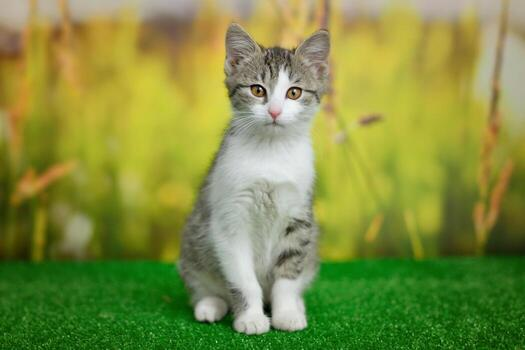
#> input picture opencv/Photos/cat.jpg, 525 x 350 px, found by its file name
$ python thresh.py
#> lines starting #> are read from the running program, lines starting #| are printed output that depends on the picture; after the words box and inside, x2 and y2 are one past the last pixel; in counts of white or black regions, pixels touching at a corner belong together
import cv2 as cv

img = cv.imread('/Users/vishwanathmaheshwary/opencv/learning-computer-vision/opencv/Photos/cat.jpg')
#> img is the input picture: shape (350, 525, 3); mean B, G, R 66.2, 142.5, 129.8
cv.imshow('og image',img)

# thresholding : binary realisation of an image
# take an image and convert it to a binary img where pixels are 0(black) / 255(white)
# take an img and a "thresholding" value
# and compare each pixel of the img to the threshold value
# if the pixel intensity is less than the threshold value -> set the pixel intensity =0
# if its above, we set it to 255(white)

gray = cv.cvtColor(img, cv.COLOR_BGR2GRAY)
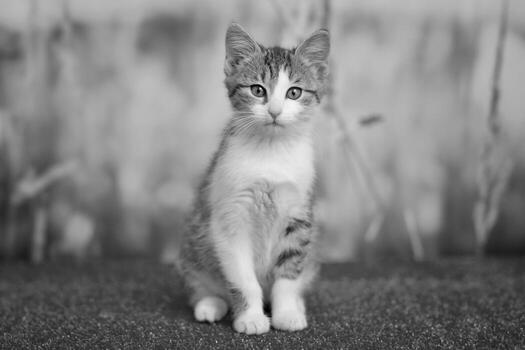
#> gray: shape (350, 525); min 0, max 249, mean 130
cv.imshow('gray',gray)


# simple thresholding
# takes in the grayscale img
threshold, thresh = cv.threshold(gray,160,255,cv.THRESH_BINARY)
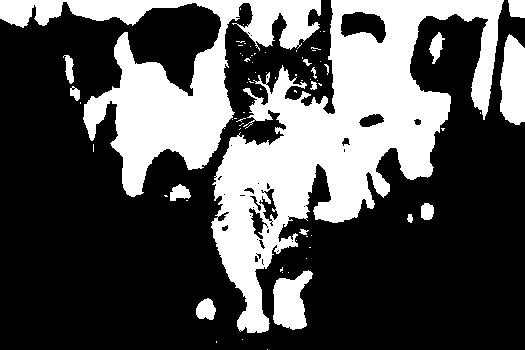
#> thresh: shape (350, 525); 32.3% white; 75 white regions (58 under 20 px), largest, box (x1, y1, x2, y2) and area: (211, 0, 504, 333) 35274, (0, 0, 321, 197) 18787, (500, 34, 525, 125) 1869
# thresh is the binarized(or thresholded) img
# threshold = 150 (the threshold value will be returned)
# if val>= 255 -->1 o/w it sets it to 0

cv.imshow('simple thresholded', thresh)

# inverse thresholded img
threshold, thresh_inverse = cv.threshold(gray,160,255,cv.THRESH_BINARY_INV)
cv.imshow('simple thresholded inverse', thresh_inverse)

# adaptive thresholding
# the down side to simple thresholding is manually specify the value
#let the computer find the optimal threshold value and then it binarizes the img

# adaptive method tells machine which method to use when computing when optimal threhsolded value
adaptive_thresh = cv.adaptiveThreshold(gray, 255,cv.ADAPTIVE_THRESH_MEAN_C, cv.THRESH_BINARY, 11,
                                      3 )
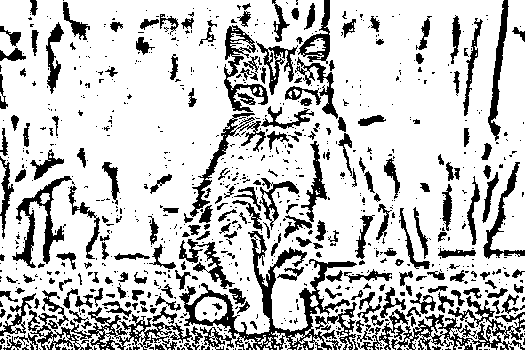
#> adaptive_thresh: shape (350, 525); 77.4% white; 882 black regions (647 under 20 px), largest, box (x1, y1, x2, y2) and area: (179, 231, 357, 350) 4289, (391, 296, 525, 350) 2188, (30, 307, 203, 350) 2153
cv.imshow('adaptive thresholding', adaptive_thresh)

# the block size: essentially the neighborhood size of the kernel size
#cvalue: an int that is subracted from the mean allowing us to fine tune our threshold

# we've defined a kernel size/ window that is drawin of this img
# opencv computes a mean over these neighbourhood pixels and find the optimal threshold value for that specific part

# the more u subract from the mean, the more accurate it is
# calculated the optimal thresholded value on the basis of the mean
# ADAPTIVE_THRESH_GAUSSIAN --> add a weight to each pixel value, and compute the mean across it


cv.waitKey(0)
